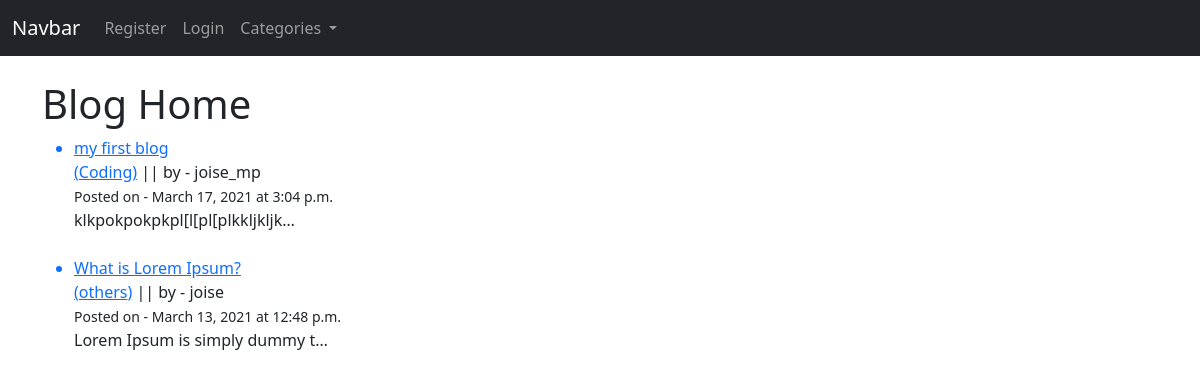
Screenshot of /blog/ with the database file from the repository.
### blog/models.py (models this page shows, shortened)
class Post(models.Model):
    title = models.CharField(max_length=255)
    author = models.ForeignKey(User, on_delete=models.CASCADE)
    body = RichTextField(blank=True, null=True)
    post_date = models.DateField(auto_now_add=True)
    post_time = models.TimeField(auto_now_add=True)
    category = models.CharField(max_length=255, default='others')
    likes = models.ManyToManyField(User, related_name='blog_posts')

### blog/views.py (the view)
# urls.py: path('blog/', BlogHomeView.as_view(), name='bloghome'),
class BlogHomeView(ListView):
    model = Post
    template_name = 'blog_home.html'
    ordering = ['-post_date','-post_time']
    def get_context_data(self, *args, **kwargs):
        category_menu = Category.objects.all()
        context = super(BlogHomeView, self).get_context_data(*args, **kwargs)
        context['category_menu'] = category_menu
        return context

### blog/models.py (called while the page is built)
    def __str__(self):
        return self.name

### blog/templates/blog_home.html (shortened to what this page needs)
{% extends 'Navbars/blog_nav.html' %}
{% block items %}
<h1>Blog Home</h1>
<ul>
{% for post in object_list %}
    <a href="{% url 'blogdetail' post.pk %}"><li>{{post.title}}</li></a>
    <a href="{% url 'category_page' post.category %}">({{ post.category }})</a> ||
    by - {{post.author}}
    <br><small>Posted on - {{post.post_date}} at {{post.post_time}} </small><br>
    {{post.body | truncatechars:30 | safe}} <br><br>
{% endfor %}
</ul>
{%endblock%}

### rows the page displays
Post: title "my first blog", category "Coding", author "joise_mp", post_date "March 17, 2021", post_time "3:04 p.m.", body "klkpokpokpkpl[l[pl[plkkljkljk…"
Post: title "What is Lorem Ipsum?", category "others", author "joise", post_date "March 13, 2021", post_time "12:48 p.m.", body "Lorem Ipsum is simply dummy t…"
